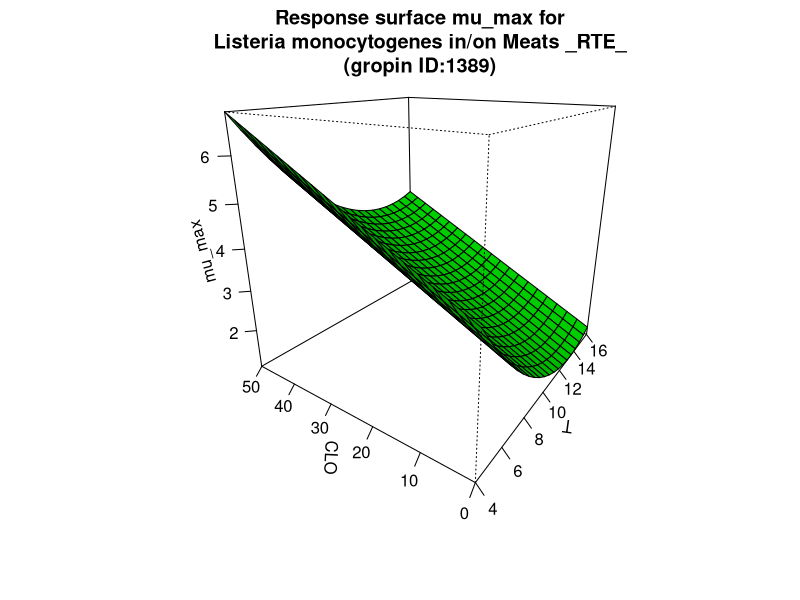

R code for this plot:
#############################
# start of Parameter script
#############################
T <- seq(3.996003996004,16.016,length.out=21)
CLO <- seq(0,50.05,length.out=21)
#############################
# end of Parameter script
#############################
############################# 
# start of Model script Gropin ID 1389 
#############################
 
# constant coefficients for this model
 
variables <- data.frame(T,CLO)
argumentsPar <- expand.grid(variables)
 
# heart of the model
response_surface <- function(T,CLO) {
   mumax <-7.1047-0.9002*T+0.0562*CLO+0.0334*(T^2)

return(mumax=mumax)
} 

# output parameters
mumax <- cbind(argumentsPar,response_surface(argumentsPar['T'],argumentsPar['CLO']))
colnames(mumax) <- c(colnames(argumentsPar),'mumax')
#############################
# End of Model script
#############################
############################# 
# start of Visualisation script Gropin ID 1389 
#############################
persp(T,CLO,matrix(unlist(mumax$mumax),nrow=21),col = 'green',xlab='T',ylab='CLO',zlab='mu_max',main='Response surface mu_max for
Listeria monocytogenes in/on Meats _RTE_
(gropin ID:1389)',theta=305,phi=20,shade=0.25,ticktype = 'detailed')
#############################
# End of Visualisation script
#############################
